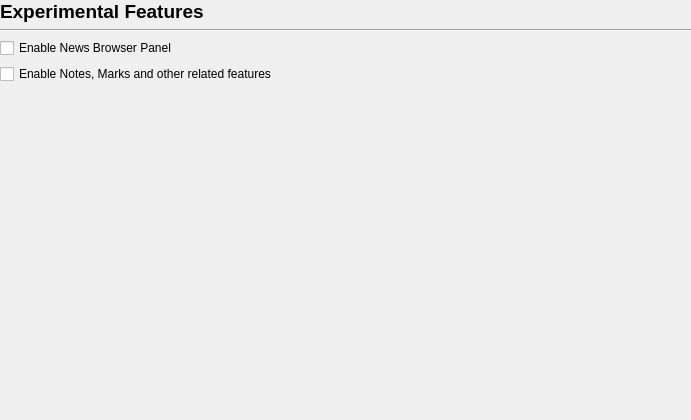
<?xml version="1.0" encoding="UTF-8"?>
<ui version="4.0">
 <class>Prefs_Experimental</class>
 <widget class="QWidget" name="Prefs_Experimental">
  <property name="geometry">
   <rect>
    <x>0</x>
    <y>0</y>
    <width>691</width>
    <height>420</height>
   </rect>
  </property>
  <layout class="QVBoxLayout" name="verticalLayout_3">
   <property name="leftMargin">
    <number>0</number>
   </property>
   <property name="topMargin">
    <number>0</number>
   </property>
   <property name="rightMargin">
    <number>0</number>
   </property>
   <property name="bottomMargin">
    <number>0</number>
   </property>
   <item>
    <widget class="QLabel" name="titleLabel">
     <property name="font">
      <font>
       <pointsize>14</pointsize>
       <bold>true</bold>
      </font>
     </property>
     <property name="text">
      <string>Experimental Features</string>
     </property>
    </widget>
   </item>
   <item>
    <widget class="Line" name="line">
     <property name="orientation">
      <enum>Qt::Horizontal</enum>
     </property>
    </widget>
   </item>
   <item>
    <widget class="QScrollArea" name="scrollArea">
     <property name="frameShape">
      <enum>QFrame::NoFrame</enum>
     </property>
     <property name="frameShadow">
      <enum>QFrame::Plain</enum>
     </property>
     <property name="widgetResizable">
      <bool>true</bool>
     </property>
     <widget class="QWidget" name="scrollAreaWidgetContents">
      <property name="geometry">
       <rect>
        <x>0</x>
        <y>0</y>
        <width>691</width>
        <height>378</height>
       </rect>
      </property>
      <layout class="QVBoxLayout" name="verticalLayout">
       <property name="leftMargin">
        <number>0</number>
       </property>
       <property name="topMargin">
        <number>0</number>
       </property>
       <property name="rightMargin">
        <number>0</number>
       </property>
       <item>
        <widget class="QCheckBox" name="enableNewsBrowserCheckBox">
         <property name="text">
          <string>Enable News Browser Panel</string>
         </property>
        </widget>
       </item>
       <item>
        <widget class="QCheckBox" name="enableNotesCheckBox">
         <property name="text">
          <string>Enable Notes, Marks and other related features</string>
         </property>
        </widget>
       </item>
       <item>
        <spacer name="verticalSpacer">
         <property name="orientation">
          <enum>Qt::Vertical</enum>
         </property>
         <property name="sizeType">
          <enum>QSizePolicy::MinimumExpanding</enum>
         </property>
         <property name="sizeHint" stdset="0">
          <size>
           <width>20</width>
           <height>0</height>
          </size>
         </property>
        </spacer>
       </item>
      </layout>
     </widget>
    </widget>
   </item>
  </layout>
 </widget>
 <resources/>
 <connections/>
</ui>
